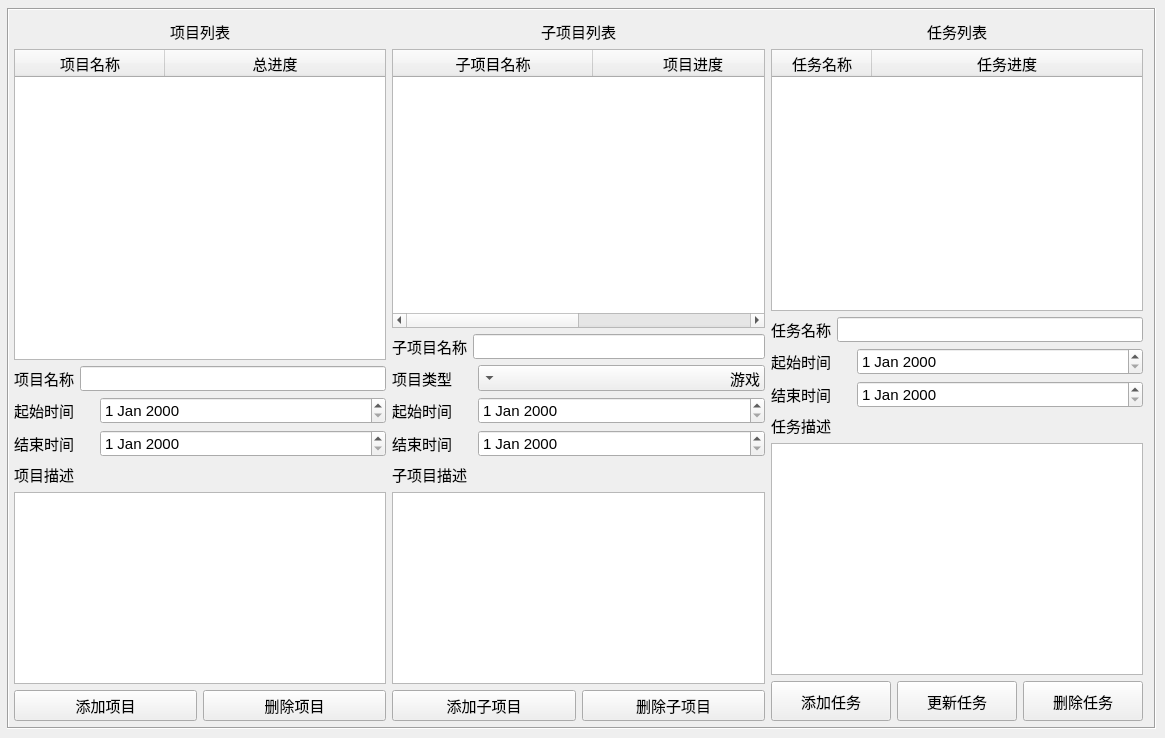
    <widget class="QWidget" name="tab1">
     <attribute name="title">
      <string>项目管理</string>
     </attribute>
     <widget class="QFrame" name="frame_2">
      <property name="geometry">
       <rect>
        <x>7</x>
        <y>8</y>
        <width>1149</width>
        <height>721</height>
       </rect>
      </property>
      <property name="sizePolicy">
       <sizepolicy hsizetype="Expanding" vsizetype="Expanding">
        <horstretch>0</horstretch>
        <verstretch>0</verstretch>
       </sizepolicy>
      </property>
      <property name="font">
       <font>
        <pointsize>11</pointsize>
       </font>
      </property>
      <property name="frameShape">
       <enum>QFrame::Box</enum>
      </property>
      <property name="frameShadow">
       <enum>QFrame::Sunken</enum>
      </property>
      <widget class="QWidget" name="">
       <property name="geometry">
        <rect>
         <x>7</x>
         <y>12</y>
         <width>1129</width>
         <height>701</height>
        </rect>
       </property>
       <layout class="QHBoxLayout" name="horizontalLayout_28">
        <item>
         <layout class="QVBoxLayout" name="verticalLayout_15">
          <item>
           <layout class="QVBoxLayout" name="verticalLayout_14">
            <item>
             <widget class="QLabel" name="label_3">
              <property name="font">
               <font>
                <pointsize>11</pointsize>
               </font>
              </property>
              <property name="text">
               <string>项目列表</string>
              </property>
              <property name="alignment">
               <set>Qt::AlignCenter</set>
              </property>
             </widget>
            </item>
            <item>
             <widget class="QTableWidget" name="project_list">
              <property name="autoFillBackground">
               <bool>false</bool>
              </property>
              <property name="frameShape">
               <enum>QFrame::StyledPanel</enum>
              </property>
              <property name="columnCount">
               <number>2</number>
              </property>
              <attribute name="horizontalHeaderVisible">
               <bool>true</bool>
              </attribute>
              <attribute name="horizontalHeaderDefaultSectionSize">
               <number>150</number>
              </attribute>
              <attribute name="horizontalHeaderHighlightSections">
               <bool>true</bool>
              </attribute>
              <attribute name="horizontalHeaderMinimumSectionSize">
               <number>150</number>
              </attribute>
              <attribute name="horizontalHeaderStretchLastSection">
               <bool>true</bool>
              </attribute>
              <attribute name="verticalHeaderDefaultSectionSize">
               <number>30</number>
              </attribute>
              <attribute name="verticalHeaderHighlightSections">
               <bool>false</bool>
              </attribute>
              <attribute name="verticalHeaderMinimumSectionSize">
               <number>20</number>
              </attribute>
              <column>
               <property name="text">
                <string>项目名称</string>
               </property>
              </column>
              <column>
               <property name="text">
                <string>总进度</string>
               </property>
              </column>
             </widget>
            </item>
           </layout>
          </item>
          <item>
           <layout class="QVBoxLayout" name="verticalLayout">
            <item>
             <layout class="QHBoxLayout" name="horizontalLayout_2">
              <item>
               <widget class="QLabel" name="label_21">
                <property name="font">
                 <font>
                  <pointsize>11</pointsize>
                 </font>
                </property>
                <property name="text">
                 <string>项目名称</string>
                </property>
               </widget>
              </item>
              <item>
               <widget class="QLineEdit" name="project_name">
                <property name="minimumSize">
                 <size>
                  <width>0</width>
                  <height>25</height>
                 </size>
                </property>
                <property name="maximumSize">
                 <size>
                  <width>16777215</width>
                  <height>25</height>
                 </size>
                </property>
                <property name="font">
                 <font>
                  <pointsize>10</pointsize>
                 </font>
                </property>
               </widget>
              </item>
             </layout>
            </item>
            <item>
             <layout class="QHBoxLayout" name="horizontalLayout_20">
              <item>
               <widget class="QLabel" name="label_22">
                <property name="maximumSize">
                 <size>
                  <width>80</width>
                  <height>16777215</height>
                 </size>
                </property>
                <property name="font">
                 <font>
                  <pointsize>11</pointsize>
                 </font>
                </property>
                <property name="text">
                 <string>起始时间</string>
                </property>
               </widget>
              </item>
              <item>
               <widget class="QDateEdit" name="dateEdit"/>
              </item>
             </layout>
            </item>
            <item>
             <layout class="QHBoxLayout" name="horizontalLayout_21">
              <item>
               <widget class="QLabel" name="label_23">
                <property name="maximumSize">
                 <size>
                  <width>80</width>
                  <height>16777215</height>
                 </size>
                </property>
                <property name="text">
                 <string>结束时间</string>
                </property>
               </widget>
              </item>
              <item>
               <widget class="QDateEdit" name="dateEdit_2"/>
              </item>
             </layout>
            </item>
            <item>
             <widget class="QLabel" name="label_24">
              <property name="font">
               <font>
                <pointsize>11</pointsize>
               </font>
              </property>
              <property name="text">
               <string>项目描述</string>
              </property>
             </widget>
            </item>
            <item>
             <widget class="QPlainTextEdit" name="plainTextEdit"/>
            </item>
            <item>
             <layout class="QHBoxLayout" name="horizontalLayout_19">
              <item>
               <widget class="QPushButton" name="add_project_btn">
                <property name="sizePolicy">
                 <sizepolicy hsizetype="Preferred" vsizetype="Preferred">
                  <horstretch>0</horstretch>
                  <verstretch>0</verstretch>
                 </sizepolicy>
                </property>
                <property name="maximumSize">
                 <size>
                  <width>1000</width>
                  <height>1000</height>
                 </size>
                </property>
                <property name="font">
                 <font>
                  <pointsize>11</pointsize>
                 </font>
                </property>
                <property name="text">
                 <string>添加项目</string>
                </property>
                <property name="icon">
                 <iconset>
                  <normaloff>C:/Users/Administrator/.designer/backup/icons/plus2.ico</normaloff>C:/Users/Administrator/.designer/backup/icons/plus2.ico</iconset>
                </property>
                <property name="iconSize">
                 <size>
                  <width>30</width>
                  <height>30</height>
                 </size>
                </property>
               </widget>
              </item>
              <item>
               <widget class="QPushButton" name="delete_project_btn">
                <property name="minimumSize">
                 <size>
                  <width>0</width>
                  <height>25</height>
                 </size>
                </property>
                <property name="maximumSize">
                 <size>
                  <width>1000</width>
                  <height>1000</height>
                 </size>
                </property>
                <property name="font">
                 <font>
                  <pointsize>11</pointsize>
                 </font>
                </property>
                <property name="text">
                 <string>删除项目</string>
                </property>
                <property name="icon">
                 <iconset>
                  <normaloff>C:/Users/Administrator/.designer/backup/icons/minus.ico</normaloff>C:/Users/Administrator/.designer/backup/icons/minus.ico</iconset>
                </property>
                <property name="iconSize">
                 <size>
                  <width>30</width>
                  <height>30</height>
                 </size>
                </property>
               </widget>
              </item>
             </layout>
            </item>
           </layout>
          </item>
         </layout>
        </item>
        <item>
         <layout class="QVBoxLayout" name="verticalLayout_16">
          <item>
           <widget class="QLabel" name="label_4">
            <property name="font">
             <font>
              <pointsize>11</pointsize>
             </font>
            </property>
            <property name="text">
             <string>子项目列表</string>
            </property>
            <property name="alignment">
             <set>Qt::AlignCenter</set>
            </property>
           </widget>
          </item>
          <item>
           <widget class="QTableWidget" name="subproject_list">
            <property name="columnCount">
             <number>2</number>
            </property>
            <attribute name="horizontalHeaderDefaultSectionSize">
             <number>150</number>
            </attribute>
            <attribute name="horizontalHeaderMinimumSectionSize">
             <number>200</number>
            </attribute>
            <attribute name="horizontalHeaderStretchLastSection">
             <bool>true</bool>
            </attribute>
            <attribute name="verticalHeaderHighlightSections">
             <bool>false</bool>
            </attribute>
            <column>
             <property name="text">
              <string>子项目名称</string>
             </property>
            </column>
            <column>
             <property name="text">
              <string>项目进度</string>
             </property>
            </column>
           </widget>
          </item>
          <item>
           <layout class="QVBoxLayout" name="verticalLayout_2">
            <item>
             <layout class="QHBoxLayout" name="horizontalLayout_24">
              <item>
               <widget class="QLabel" name="label_25">
                <property name="font">
                 <font>
                  <pointsize>11</pointsize>
                 </font>
                </property>
                <property name="text">
                 <string>子项目名称</string>
                </property>
               </widget>
              </item>
              <item>
               <widget class="QLineEdit" name="subproject_name">
                <property name="minimumSize">
                 <size>
                  <width>0</width>
                  <height>25</height>
                 </size>
                </property>
                <property name="font">
                 <font>
                  <pointsize>10</pointsize>
                 </font>
                </property>
               </widget>
              </item>
             </layout>
            </item>
            <item>
             <layout class="QHBoxLayout" name="horizontalLayout_3">
              <item>
               <widget class="QLabel" name="label_29">
                <property name="maximumSize">
                 <size>
                  <width>80</width>
                  <height>16777215</height>
                 </size>
                </property>
                <property name="text">
                 <string>项目类型</string>
                </property>
               </widget>
              </item>
              <item>
               <widget class="QComboBox" name="comboBox">
                <property name="layoutDirection">
                 <enum>Qt::RightToLeft</enum>
                </property>
                <item>
                 <property name="text">
                  <string>游戏</string>
                 </property>
                </item>
                <item>
                 <property name="text">
                  <string>动画</string>
                 </property>
                </item>
               </widget>
              </item>
             </layout>
            </item>
            <item>
             <layout class="QHBoxLayout" name="horizontalLayout_22">
              <item>
               <widget class="QLabel" name="label_26">
                <property name="maximumSize">
                 <size>
                  <width>80</width>
                  <height>16777215</height>
                 </size>
                </property>
                <property name="font">
                 <font>
                  <pointsize>11</pointsize>
                 </font>
                </property>
                <property name="text">
                 <string>起始时间</string>
                </property>
               </widget>
              </item>
              <item>
               <widget class="QDateEdit" name="dateEdit_3"/>
              </item>
             </layout>
            </item>
            <item>
             <layout class="QHBoxLayout" name="horizontalLayout_23">
              <item>
               <widget class="QLabel" name="label_27">
                <property name="maximumSize">
                 <size>
                  <width>80</width>
                  <height>16777215</height>
                 </size>
                </property>
                <property name="text">
                 <string>结束时间</string>
                </property>
               </widget>
              </item>
              <item>
               <widget class="QDateEdit" name="dateEdit_4"/>
              </item>
             </layout>
            </item>
            <item>
             <widget class="QLabel" name="label_28">
              <property name="text">
               <string>子项目描述</string>
              </property>
             </widget>
            </item>
            <item>
             <widget class="QPlainTextEdit" name="plainTextEdit_2"/>
            </item>
            <item>
             <layout class="QHBoxLayout" name="horizontalLayout_6">
              <item>
               <widget class="QPushButton" name="add_subproject_btn">
                <property name="sizePolicy">
                 <sizepolicy hsizetype="Preferred" vsizetype="Preferred">
                  <horstretch>0</horstretch>
                  <verstretch>0</verstretch>
                 </sizepolicy>
                </property>
                <property name="maximumSize">
                 <size>
                  <width>1000</width>
                  <height>1000</height>
                 </size>
                </property>
                <property name="font">
                 <font>
                  <pointsize>11</pointsize>
                 </font>
                </property>
                <property name="text">
                 <string>添加子项目</string>
                </property>
                <property name="icon">
                 <iconset>
                  <normaloff>C:/Users/Administrator/.designer/backup/icons/plus2.ico</normaloff>C:/Users/Administrator/.designer/backup/icons/plus2.ico</iconset>
                </property>
                <property name="iconSize">
                 <size>
                  <width>30</width>
                  <height>30</height>
                 </size>
                </property>
               </widget>
              </item>
              <item>
               <widget class="QPushButton" name="delete_subproject_btn">
                <property name="sizePolicy">
                 <sizepolicy hsizetype="Preferred" vsizetype="Preferred">
                  <horstretch>0</horstretch>
                  <verstretch>0</verstretch>
                 </sizepolicy>
                </property>
                <property name="minimumSize">
                 <size>
                  <width>0</width>
                  <height>20</height>
                 </size>
                </property>
                <property name="maximumSize">
                 <size>
                  <width>1000</width>
                  <height>1000</height>
                 </size>
                </property>
                <property name="font">
                 <font>
                  <pointsize>11</pointsize>
                 </font>
                </property>
                <property name="text">
                 <string>删除子项目</string>
                </property>
                <property name="icon">
                 <iconset>
                  <normaloff>C:/Users/Administrator/.designer/backup/icons/minus.ico</normaloff>C:/Users/Administrator/.designer/backup/icons/minus.ico</iconset>
                </property>
                <property name="iconSize">
                 <size>
                  <width>30</width>
                  <height>30</height>
                 </size>
                </property>
               </widget>
              </item>
             </layout>
            </item>
           </layout>
          </item>
         </layout>
        </item>
        <item>
         <layout class="QVBoxLayout" name="verticalLayout_11">
          <item>
           <widget class="QLabel" name="label_8">
            <property name="font">
             <font>
              <pointsize>11</pointsize>
             </font>
            </property>
            <property name="text">
             <string>任务列表</string>
            </property>
            <property name="alignment">
             <set>Qt::AlignCenter</set>
            </property>
           </widget>
          </item>
          <item>
           <widget class="QTableWidget" name="task_list">
            <attribute name="horizontalHeaderStretchLastSection">
             <bool>true</bool>
            </attribute>
            <column>
             <property name="text">
              <string>任务名称</string>
             </property>
            </column>
            <column>
             <property name="text">
              <string>任务进度</string>
             </property>
            </column>
           </widget>
          </item>
          <item>
           <layout class="QHBoxLayout" name="horizontalLayout_25">
            <item>
             <widget class="QLabel" name="label_19">
              <property name="font">
               <font>
                <pointsize>11</pointsize>
               </font>
              </property>
              <property name="text">
               <string>任务名称</string>
              </property>
             </widget>
            </item>
            <item>
             <widget class="QLineEdit" name="task_name">
              <property name="minimumSize">
               <size>
                <width>0</width>
                <height>25</height>
               </size>
              </property>
              <property name="font">
               <font>
                <pointsize>10</pointsize>
               </font>
              </property>
             </widget>
            </item>
           </layout>
          </item>
          <item>
           <layout class="QHBoxLayout" name="horizontalLayout_26">
            <item>
             <widget class="QLabel" name="label_30">
              <property name="maximumSize">
               <size>
                <width>80</width>
                <height>16777215</height>
               </size>
              </property>
              <property name="text">
               <string>起始时间</string>
              </property>
             </widget>
            </item>
            <item>
             <widget class="QDateEdit" name="dateEdit_5"/>
            </item>
           </layout>
          </item>
          <item>
           <layout class="QHBoxLayout" name="horizontalLayout_27">
            <item>
             <widget class="QLabel" name="label_31">
              <property name="maximumSize">
               <size>
                <width>80</width>
                <height>16777215</height>
               </size>
              </property>
              <property name="text">
               <string>结束时间</string>
              </property>
             </widget>
            </item>
            <item>
             <widget class="QDateEdit" name="dateEdit_6"/>
            </item>
           </layout>
          </item>
          <item>
           <layout class="QVBoxLayout" name="verticalLayout_4">
            <item>
             <widget class="QLabel" name="label_20">
              <property name="font">
               <font>
                <pointsize>11</pointsize>
               </font>
              </property>
              <property name="text">
               <string>任务描述</string>
              </property>
             </widget>
            </item>
            <item>
             <widget class="QTextEdit" name="task_description"/>
            </item>
           </layout>
          </item>
          <item>
           <layout class="QHBoxLayout" name="horizontalLayout_9">
            <item>
             <widget class="QPushButton" name="add_task_btn">
              <property name="sizePolicy">
               <sizepolicy hsizetype="Preferred" vsizetype="Maximum">
                <horstretch>0</horstretch>
                <verstretch>0</verstretch>
               </sizepolicy>
              </property>
              <property name="minimumSize">
               <size>
                <width>0</width>
                <height>40</height>
               </size>
              </property>
              <property name="font">
               <font>
                <pointsize>11</pointsize>
               </font>
              </property>
              <property name="text">
               <string>添加任务</string>
              </property>
             </widget>
            </item>
            <item>
             <widget class="QPushButton" name="update_task_btn">
              <property name="sizePolicy">
               <sizepolicy hsizetype="Preferred" vsizetype="Preferred">
                <horstretch>0</horstretch>
                <verstretch>0</verstretch>
               </sizepolicy>
              </property>
              <property name="minimumSize">
               <size>
                <width>0</width>
                <height>20</height>
               </size>
              </property>
              <property name="font">
               <font>
                <pointsize>11</pointsize>
               </font>
              </property>
              <property name="text">
               <string>更新任务</string>
              </property>
             </widget>
            </item>
            <item>
             <widget class="QPushButton" name="delete_task_btn">
              <property name="sizePolicy">
               <sizepolicy hsizetype="Preferred" vsizetype="Preferred">
                <horstretch>0</horstretch>
                <verstretch>0</verstretch>
               </sizepolicy>
              </property>
              <property name="minimumSize">
               <size>
                <width>0</width>
                <height>20</height>
               </size>
              </property>
              <property name="font">
               <font>
                <pointsize>11</pointsize>
               </font>
              </property>
              <property name="text">
               <string>删除任务</string>
              </property>
             </widget>
            </item>
           </layout>
          </item>
         </layout>
        </item>
       </layout>
      </widget>
     </widget>
    </widget>
